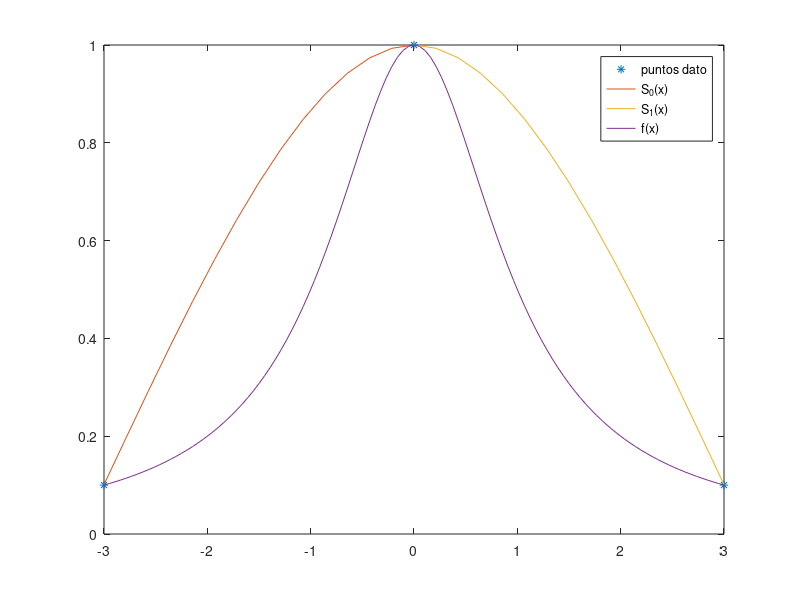

This figure's MATLAB source:
clf; %limpiar el gráfico
clc; %limpiar la consola

% grafica spline cúbica bsada en tres puntos
% que fue calculada a mano en el informe

% graficar puntos dato
plot([-3, 0, 3], [0.1, 1, 0.1], '*');

% graficar s_0
hold on;
fplot("-0.0167 * x^3 -0.15 * x^2 + 1", [-3 0]);

% graficar s_1
hold on;
fplot("0.0167 * x^3 -0.15 * x^2 + 1", [0 3]);

% graficar f(x)
hold on;
fplot("1/(1+x^2)", [-3 3]);

% mostrar referencias
legend("puntos dato", "S_0(x)", "S_1(x)", "f(x)");

